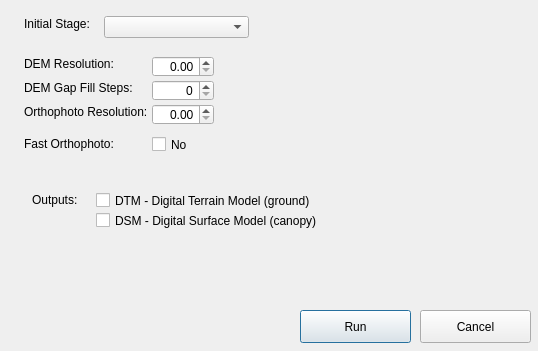
<?xml version="1.0" encoding="UTF-8"?>
<ui version="4.0">
 <class>DroneProcDlg</class>
 <widget class="QDialog" name="DroneProcDlg">
  <property name="geometry">
   <rect>
    <x>0</x>
    <y>0</y>
    <width>538</width>
    <height>351</height>
   </rect>
  </property>
  <property name="windowTitle">
   <string>Process Drone Imagery</string>
  </property>
  <widget class="QPushButton" name="cmdRun">
   <property name="geometry">
    <rect>
     <x>300</x>
     <y>310</y>
     <width>111</width>
     <height>33</height>
    </rect>
   </property>
   <property name="text">
    <string>Run</string>
   </property>
  </widget>
  <widget class="QPushButton" name="cmdCancel">
   <property name="geometry">
    <rect>
     <x>420</x>
     <y>310</y>
     <width>111</width>
     <height>33</height>
    </rect>
   </property>
   <property name="text">
    <string>Cancel</string>
   </property>
  </widget>
  <widget class="QLabel" name="label_4">
   <property name="geometry">
    <rect>
     <x>32</x>
     <y>192</y>
     <width>81</width>
     <height>16</height>
    </rect>
   </property>
   <property name="text">
    <string>Outputs:</string>
   </property>
  </widget>
  <widget class="QCheckBox" name="chkDTM">
   <property name="geometry">
    <rect>
     <x>96</x>
     <y>192</y>
     <width>271</width>
     <height>17</height>
    </rect>
   </property>
   <property name="toolTip">
    <string extracomment="Ground points (lowest returns)">&lt;html&gt;&lt;head/&gt;&lt;body&gt;&lt;p&gt;Create a DTM (Digital Terrain Model, ground only).&lt;/p&gt;&lt;/body&gt;&lt;/html&gt;</string>
   </property>
   <property name="text">
    <string>DTM - Digital Terrain Model (ground)</string>
   </property>
  </widget>
  <widget class="QCheckBox" name="chkDSM">
   <property name="geometry">
    <rect>
     <x>96</x>
     <y>212</y>
     <width>271</width>
     <height>17</height>
    </rect>
   </property>
   <property name="toolTip">
    <string extracomment="Surface points (highest returns)">&lt;html&gt;&lt;head/&gt;&lt;body&gt;&lt;p&gt;Create a DSM (Digital Surface Model, ground + objects).&lt;/p&gt;&lt;/body&gt;&lt;/html&gt;</string>
   </property>
   <property name="text">
    <string>DSM - Digital Surface Model (canopy)</string>
   </property>
  </widget>
  <widget class="QLabel" name="label_6">
   <property name="geometry">
    <rect>
     <x>24</x>
     <y>56</y>
     <width>89</width>
     <height>16</height>
    </rect>
   </property>
   <property name="text">
    <string>DEM Resolution:</string>
   </property>
  </widget>
  <widget class="QDoubleSpinBox" name="spinDemResolution">
   <property name="geometry">
    <rect>
     <x>152</x>
     <y>56</y>
     <width>62</width>
     <height>21</height>
    </rect>
   </property>
   <property name="toolTip">
    <string>&lt;html&gt;&lt;head/&gt;&lt;body&gt;&lt;p&gt;DSM/DTM resolution in cm/pixel. Note that this value is capped by a ground sampling distance (GSD) estimate.&lt;/p&gt;&lt;/body&gt;&lt;/html&gt;</string>
   </property>
   <property name="alignment">
    <set>Qt::AlignRight|Qt::AlignTrailing|Qt::AlignVCenter</set>
   </property>
   <property name="maximum">
    <double>1000.000000000000000</double>
   </property>
   <property name="value">
    <double>0.000000000000000</double>
   </property>
  </widget>
  <widget class="QLabel" name="label_8">
   <property name="geometry">
    <rect>
     <x>24</x>
     <y>16</y>
     <width>71</width>
     <height>16</height>
    </rect>
   </property>
   <property name="text">
    <string>Initial Stage:</string>
   </property>
  </widget>
  <widget class="QComboBox" name="cboInitStage">
   <property name="geometry">
    <rect>
     <x>104</x>
     <y>16</y>
     <width>145</width>
     <height>22</height>
    </rect>
   </property>
  </widget>
  <widget class="QLabel" name="label_7">
   <property name="geometry">
    <rect>
     <x>24</x>
     <y>104</y>
     <width>129</width>
     <height>16</height>
    </rect>
   </property>
   <property name="text">
    <string>Orthophoto Resolution:</string>
   </property>
  </widget>
  <widget class="QDoubleSpinBox" name="spinOrthoResolution">
   <property name="geometry">
    <rect>
     <x>152</x>
     <y>104</y>
     <width>62</width>
     <height>21</height>
    </rect>
   </property>
   <property name="toolTip">
    <string>&lt;html&gt;&lt;head/&gt;&lt;body&gt;&lt;p&gt;Orthophoto resolution in cm / pixel. Note that this value is capped by a ground sampling distance (GSD) estimate.&lt;/p&gt;&lt;/body&gt;&lt;/html&gt;</string>
   </property>
   <property name="alignment">
    <set>Qt::AlignRight|Qt::AlignTrailing|Qt::AlignVCenter</set>
   </property>
   <property name="maximum">
    <double>1000.000000000000000</double>
   </property>
   <property name="value">
    <double>0.000000000000000</double>
   </property>
  </widget>
  <widget class="QLabel" name="label_9">
   <property name="geometry">
    <rect>
     <x>24</x>
     <y>80</y>
     <width>113</width>
     <height>16</height>
    </rect>
   </property>
   <property name="text">
    <string>DEM Gap Fill Steps:</string>
   </property>
  </widget>
  <widget class="QDoubleSpinBox" name="spinDemGapFillSteps">
   <property name="geometry">
    <rect>
     <x>152</x>
     <y>80</y>
     <width>62</width>
     <height>21</height>
    </rect>
   </property>
   <property name="toolTip">
    <string>&lt;html&gt;&lt;head/&gt;&lt;body&gt;&lt;p&gt;Number of steps used to fill areas with gaps. Set to 0 to disable gap filling. Starting with a radius equal to the output resolution, N different DEMs are generated with progressively bigger radius using the inverse distance weighted (IDW) algorithm and merged together. Remaining gaps are then merged using nearest neighbor interpolation.&lt;/p&gt;&lt;/body&gt;&lt;/html&gt;</string>
   </property>
   <property name="alignment">
    <set>Qt::AlignRight|Qt::AlignTrailing|Qt::AlignVCenter</set>
   </property>
   <property name="decimals">
    <number>0</number>
   </property>
   <property name="maximum">
    <double>1000.000000000000000</double>
   </property>
   <property name="value">
    <double>0.000000000000000</double>
   </property>
  </widget>
  <widget class="QCheckBox" name="chkFastOrtho">
   <property name="geometry">
    <rect>
     <x>152</x>
     <y>136</y>
     <width>113</width>
     <height>17</height>
    </rect>
   </property>
   <property name="toolTip">
    <string extracomment="Ground points (lowest returns)">&lt;html&gt;&lt;head/&gt;&lt;body&gt;&lt;p&gt;Skips dense reconstruction and 3D model generation. It generates an orthophoto directly from the sparse reconstruction. If you just need an orthophoto and do not need a full 3D model, turn on this option.&lt;/p&gt;&lt;/body&gt;&lt;/html&gt;</string>
   </property>
   <property name="text">
    <string>No</string>
   </property>
  </widget>
  <widget class="QLabel" name="label_10">
   <property name="geometry">
    <rect>
     <x>24</x>
     <y>136</y>
     <width>129</width>
     <height>16</height>
    </rect>
   </property>
   <property name="text">
    <string>Fast Orthophoto:</string>
   </property>
  </widget>
 </widget>
 <tabstops>
  <tabstop>cboInitStage</tabstop>
  <tabstop>spinDemResolution</tabstop>
  <tabstop>spinDemGapFillSteps</tabstop>
  <tabstop>spinOrthoResolution</tabstop>
  <tabstop>chkFastOrtho</tabstop>
  <tabstop>chkDTM</tabstop>
  <tabstop>chkDSM</tabstop>
  <tabstop>cmdRun</tabstop>
  <tabstop>cmdCancel</tabstop>
 </tabstops>
 <resources/>
 <connections/>
</ui>
